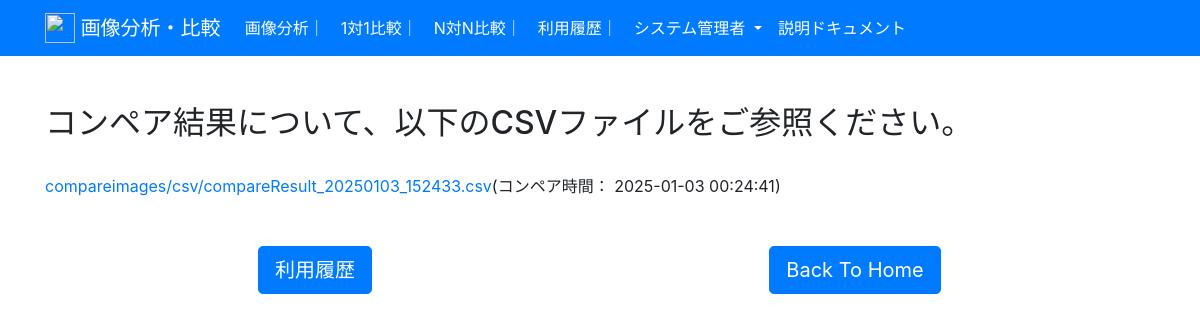
Page /compareNResult/ on the earlier database version.
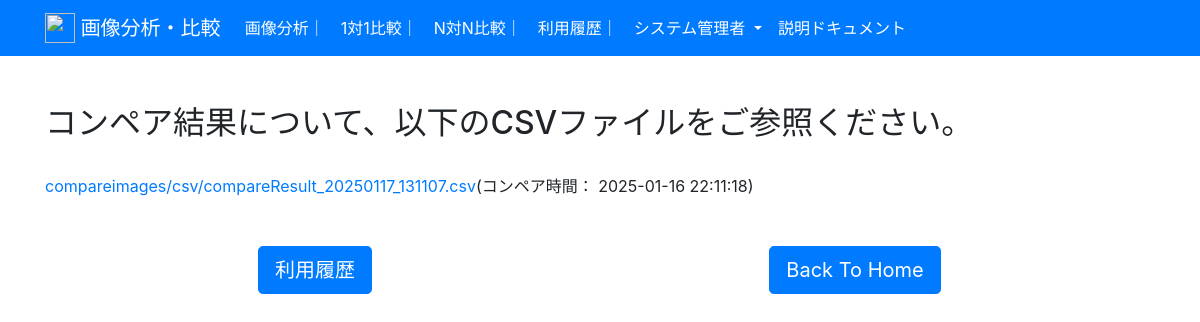
Same page on the later database version.
### CompareImages/models.py (models this page shows, shortened)
class csvModels(models.Model):
    csv = models.FileField(upload_to='compareimages/csv/', default='')
    created_datetime = models.DateTimeField(null=True, blank=True)

### CompareImages/views.py (the view)
# urls.py: path('compareNResult/', views.compareNResult, name='compareNResult'),
def compareNResult(request):
    csv = csvModels.objects.last()
    return render(request, 'compareimages/compareNResult.html', {'csv':csv})

### CompareImages/templates/compareimages/compareNResult.html
{% extends "compareimages/base.html" %}
{% block content %}
    <div class="row justify-content-center mt-5">
        <div class="col-md-12">
            <h2>コンペア結果について、以下のCSVファイルをご参照ください。</h2>
            <BR>
            {% if csv %}
                <div class="row col-md-12" >
                    <a href="{{ csv.csv.url }}" target="_blank">{{ csv.csv.name }}</a></li>
                    <span> (コンペア時間： {{ csv.created_datetime|date:"Y-m-d H:i:s" }})</span>
                </div>
            {% else %}
                <div class="text-center">
                    <h4>コンペア結果CSVファイルがない!</h4>
                </div>
            {% endif %}
        </div>
    </div>
    <div class="row justify-content-center mt-5 col-md-12">
            <div class="text-center col-md-6">
                <a role="button" class="btn btn-primary btn-lg" href="{% url 'history' %}">利用履歴</a>
            </div>
            <div class="text-center col-md-6">
                <a role="button" class="btn btn-primary btn-lg" href="{% url 'home' %}">Back To Home</a>
            </div>
    </div>
{% endblock %}

Differences in the rows shown:
removed csvModels: csv.name "compareimages/csv/compareResult_20250103_152433.csv", created_datetime "2025-01-03 00:24:41"
added csvModels: csv.name "compareimages/csv/compareResult_20250117_131107.csv", created_datetime "2025-01-16 22:11:18"
